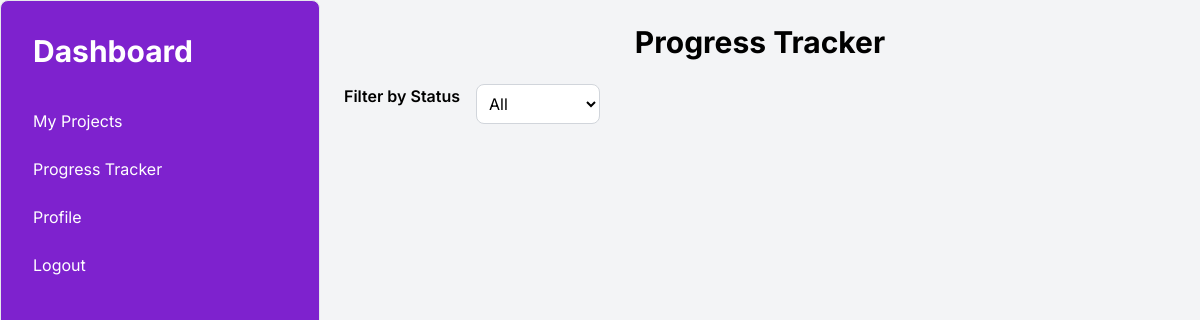
The page /progress-tracker/ (signed in) on the database as committed earlier.
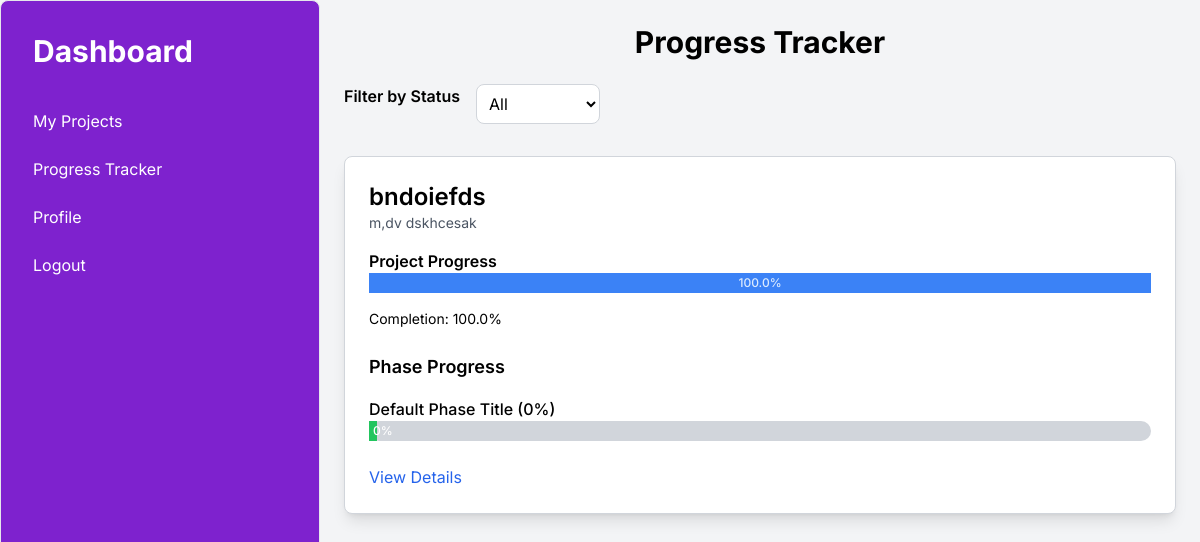
The same page on the database as committed later.
### MySiteApp/models.py (models this page shows, shortened)
class Project(models.Model):
    id = models.AutoField(primary_key=True)
    title = models.CharField(max_length=200)
    description = models.TextField(blank=True, null=True)
    start_date = models.DateField()
    due_date = models.DateField(default="2024-12-31")
    owner = models.ForeignKey(User, on_delete=models.CASCADE, related_name='owned_projects',null=True, blank=True)
    mentor = models.ForeignKey(User, on_delete=models.SET_NULL, null=True, blank=True, related_name='mentored_projects')  # Supervisor (mentor)
    students = models.ManyToManyField(
        User, related_name='assigned_projects', blank=True, limit_choices_to={'role': 'student'}
    )

class Phases(models.Model):
    id = models.AutoField(primary_key=True)
    title = models.CharField(max_length=100,default="Default Phase Title")
    description = models.TextField(blank=True, null=True)
    due_date = models.DateField()
    status = models.CharField(max_length=50, choices=[('pending', 'Pending'), ('completed', 'Completed')], default='pending')
    project = models.ForeignKey(Project, on_delete=models.CASCADE, related_name='phases')
    mentor_notes = models.TextField(blank=True, null=True)  # Notes from the mentor
    def completion_percentage(self):
        tasks = self.tasks.all()
        total_tasks = tasks.count()
        if total_tasks == 0:
            return 0
        completed_tasks = sum(1 for task in tasks if task.status == 'completed')
        return (completed_tasks / total_tasks) * 100

### MySiteApp/views.py (the view)
# urls.py: path('progress-tracker/', views.progress_tracker, name='progress_tracker'),
@login_required
def progress_tracker(request):
    projects = models.Project.objects.filter(owner=request.user)
    for project in projects:
        total_phases = project.phases.count()
        completed_phases = project.phases.filter(status='completed').count()
        project.completion_percentage = (completed_phases / total_phases) * 100 if total_phases > 0 else 0
        for phase in project.phases.all():
            total_tasks = phase.tasks.count()
            completed_tasks = phase.tasks.filter(status='completed').count()
            phase.completion_percentage = (completed_tasks / total_tasks) * 100 if total_tasks > 0 else 0
            for task in phase.tasks.all():
                task.completion_percentage = 100 if task.status == 'completed' else 0
    return render(request, 'progress_tracker.html', {'projects': projects})

### MySiteApp/templates/progress_tracker.html (shortened to what this page needs)
<!DOCTYPE html>
<html lang="en">
<head>
    <script src="https://cdn.tailwindcss.com"></script>
    <link rel="stylesheet" href="https://cdnjs.cloudflare.com/ajax/libs/font-awesome/5.15.3/css/all.min.css">
</head>
<body class="bg-gray-100  min-h-screen">
    <div class="flex">
        <div class="w-80 bg-purple-700 text-white p-8 min-h-screen rounded-lg border border-purple-5000">
            <a href="{% url 'student_dashboard' %}"><div class="text-3xl font-bold mb-10">Dashboard</div></a>
            <ul>
                <li class="mb-6">
                    <a href="{% url 'all_projects' %}" class="text-white hover:text-gray-300">My Projects</a>
                </li>
                <li class="mb-6">
                    <a href="{% url 'progress_tracker' %}" class="text-white hover:text-gray-300">Progress Tracker</a>
                </li>
                <li class="mb-6">
                    <a href="{% url 'profile' %}" class="text-white hover:text-gray-300">Profile</a>
                </li>
                <li>
                    <a href="{% url 'login' %}" class="text-white hover:text-gray-300">Logout</a>
                </li>
            </ul>
        </div>
        <div class="flex-1 p-6">
            <h1 class="text-3xl font-bold text-center mb-6">Progress Tracker</h1>
            <div class="flex space-x-4 mb-6">
                <label for="filter-status" class="font-semibold">Filter by Status</label>
                <select id="filter-status" class="form-select p-2 bg-white border border-gray-300 rounded-lg">
                    <option value="all">All</option>
                </select>
            </div>
            {% for project in projects %}
            <div class="my-8 p-6 bg-white border border-gray-300 rounded-lg shadow-lg">
                <h2 class="text-2xl font-semibold">{{ project.title }}</h2>
                <p class="text-sm text-gray-600">{{ project.description }}</p>
                <div class="my-4">
                    <h3 class="font-semibold">Project Progress</h3>
                    <div class="w-full bg-gray-300 rounded-full">
                        <div class="bg-blue-500 text-xs font-medium text-blue-100 text-center p-1 leading-none"
                             style="width: {{ project.completion_percentage|default:0 }}%;">{{ project.completion_percentage }}%</div>
                    </div>
                </div>
                <p class="text-sm">Completion: {{ project.completion_percentage }}%</p>
                <div class="my-6">
                    <h3 class="text-lg font-semibold">Phase Progress</h3>
                    {% for phase in project.phases.all %}
                    <div class="my-4">
                        <h4 class="font-medium">{{ phase.title }} ({{ phase.completion_percentage }}%)</h4>
                        <div class="w-full bg-gray-300 rounded-full">
                            <div class="bg-green-500 text-xs font-medium text-white text-center p-1 leading-none"
                                 style="width: {{ phase.get_completion_percentage|default:0 }}%;">{{ phase.completion_percentage }}%</div>
                        </div>
                    </div>
                    {% endfor %}
                </div>
                <div class="mt-4">
                    <a href="{% url 'project_details' project.id %}" class="text-blue-600 hover:underline">View Details</a>
                </div>
            </div>
            {% endfor %}
        </div>
    </div>
</body>
</html>

Rows that differ between the two databases and show on the page:
added Project: title "bndoiefds", description "m,dv dskhcesak", completion_percentage "100.0"
added Phases: title "Default Phase Title", completion_percentage "0"
